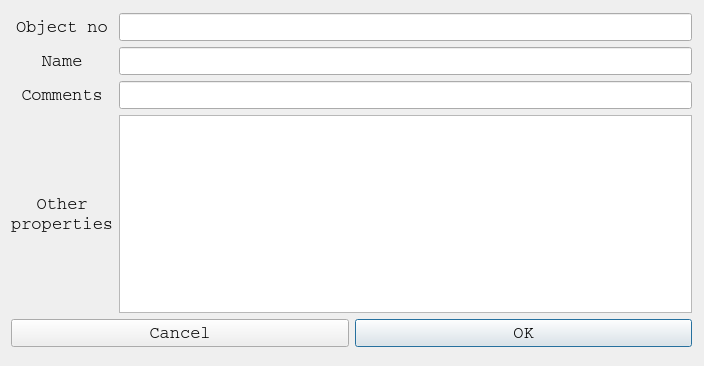
<ui version="4.0" >
 <class>SurfaceObjAnnotationDialog</class>
 <widget class="QDialog" name="SurfaceObjAnnotationDialog" >
  <property name="geometry" >
   <rect>
    <x>0</x>
    <y>0</y>
    <width>704</width>
    <height>366</height>
   </rect>
  </property>
  <property name="sizePolicy" >
   <sizepolicy vsizetype="Preferred" hsizetype="Preferred" >
    <horstretch>0</horstretch>
    <verstretch>0</verstretch>
   </sizepolicy>
  </property>
  <property name="minimumSize" >
   <size>
    <width>460</width>
    <height>150</height>
   </size>
  </property>
  <property name="maximumSize" >
   <size>
    <width>1000</width>
    <height>600</height>
   </size>
  </property>
  <property name="font" >
   <font>
    <family>Courier</family>
    <pointsize>13</pointsize>
    <weight>50</weight>
    <italic>false</italic>
    <bold>false</bold>
    <underline>false</underline>
    <strikeout>false</strikeout>
   </font>
  </property>
  <property name="cursor" >
   <cursorShape>PointingHandCursor</cursorShape>
  </property>
  <property name="windowTitle" >
   <string>Surface/Object Annotation</string>
  </property>
  <property name="sizeGripEnabled" >
   <bool>false</bool>
  </property>
  <widget class="QWidget" name="" >
   <property name="geometry" >
    <rect>
     <x>11</x>
     <y>13</y>
     <width>681</width>
     <height>334</height>
    </rect>
   </property>
   <layout class="QVBoxLayout" name="verticalLayout" >
    <item>
     <layout class="QGridLayout" name="gridLayout" >
      <item row="0" column="0" >
       <widget class="QLabel" name="label" >
        <property name="text" >
         <string>Object no</string>
        </property>
        <property name="alignment" >
         <set>Qt::AlignCenter</set>
        </property>
       </widget>
      </item>
      <item row="0" column="1" >
       <widget class="QLineEdit" name="order" >
        <property name="inputMask" >
         <string/>
        </property>
        <property name="text" >
         <string/>
        </property>
        <property name="maxLength" >
         <number>200</number>
        </property>
       </widget>
      </item>
      <item row="1" column="0" >
       <widget class="QLabel" name="label_2" >
        <property name="text" >
         <string>Name</string>
        </property>
        <property name="alignment" >
         <set>Qt::AlignCenter</set>
        </property>
       </widget>
      </item>
      <item row="1" column="1" >
       <widget class="QLineEdit" name="name" >
        <property name="maxLength" >
         <number>200</number>
        </property>
       </widget>
      </item>
      <item row="2" column="0" >
       <widget class="QLabel" name="label_3" >
        <property name="text" >
         <string>Comments</string>
        </property>
        <property name="alignment" >
         <set>Qt::AlignCenter</set>
        </property>
       </widget>
      </item>
      <item row="2" column="1" >
       <widget class="QLineEdit" name="comment" >
        <property name="maxLength" >
         <number>500</number>
        </property>
       </widget>
      </item>
      <item row="3" column="0" >
       <widget class="QLabel" name="label_4" >
        <property name="text" >
         <string>Other 
properties</string>
        </property>
        <property name="alignment" >
         <set>Qt::AlignCenter</set>
        </property>
       </widget>
      </item>
      <item row="3" column="1" >
       <widget class="QTextEdit" name="textEdit_otherinfo" />
      </item>
     </layout>
    </item>
    <item>
     <layout class="QHBoxLayout" name="horizontalLayout" >
      <item>
       <widget class="QPushButton" name="cancelButton" >
        <property name="text" >
         <string>Cancel</string>
        </property>
       </widget>
      </item>
      <item>
       <widget class="QPushButton" name="okButton" >
        <property name="text" >
         <string>OK</string>
        </property>
        <property name="default" >
         <bool>true</bool>
        </property>
       </widget>
      </item>
     </layout>
    </item>
   </layout>
  </widget>
 </widget>
 <resources/>
 <connections/>
</ui>
